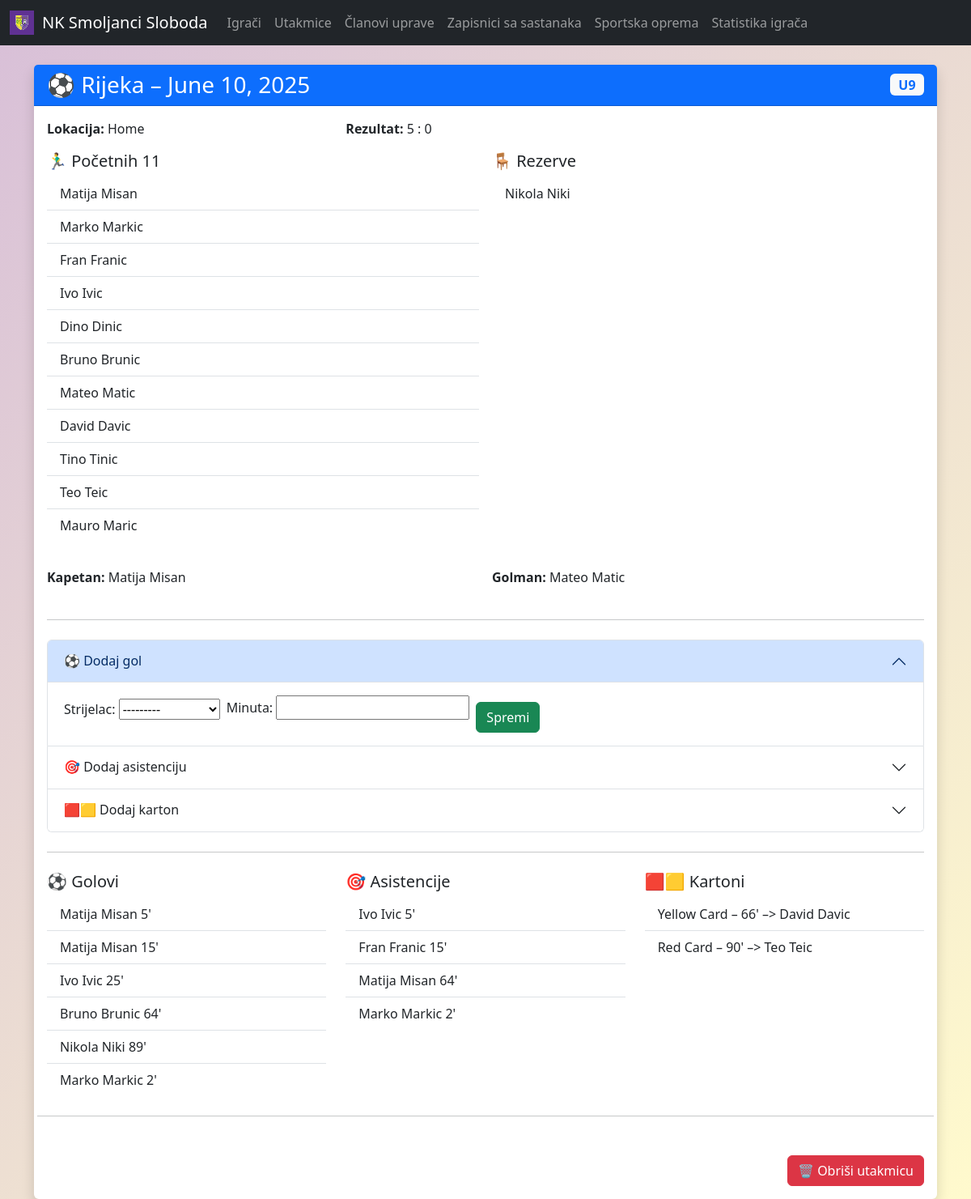
The app's page /matches/10/ with its own data.
### main/models.py (models this page shows, shortened)
class Match(models.Model):
    HOME_AWAY = [("H", "Home"), ("A", "Away")]
    date = models.DateField()
    home_or_away = models.CharField(max_length=1, choices=HOME_AWAY)
    opponent = models.CharField(max_length=100)
    home_score = models.PositiveIntegerField(default=0)
    away_score = models.PositiveIntegerField(default=0)
    category = models.CharField(max_length=3, choices=CATEGORIES)
    starting_players = models.ManyToManyField(Player, related_name="starts")
    bench_players = models.ManyToManyField(Player, related_name="bench", blank=True)
    captain = models.ForeignKey(Player, on_delete=models.SET_NULL, null=True, related_name="captain_matches")
    goalkeeper = models.ForeignKey(Player, on_delete=models.SET_NULL, null=True, related_name="goalkeeper_matches")

class Player(models.Model):
    first_name = models.CharField(max_length=50)
    last_name = models.CharField(max_length=50)
    date_of_birth = models.DateField()
    position = models.CharField(max_length=2, choices=POSITIONS)
    category = models.CharField(max_length=3, choices=CATEGORIES, null=True, blank=True)
    goals = models.PositiveIntegerField(default=0)
    assists = models.PositiveIntegerField(default=0)
    yellow_cards = models.PositiveIntegerField(default=0)
    red_cards = models.PositiveIntegerField(default=0)
    appearances = models.PositiveIntegerField(default=0)
    def __str__(self):
        return f"{self.first_name} {self.last_name}"

class Goal(models.Model):
    match = models.ForeignKey(Match, on_delete=models.CASCADE, related_name='goals')
    player = models.ForeignKey(Player, on_delete=models.CASCADE, related_name='goals_scored')
    minute = models.PositiveIntegerField()

class Assist(models.Model):
    match = models.ForeignKey(Match, on_delete=models.CASCADE, related_name='assists')
    player = models.ForeignKey(Player, on_delete=models.CASCADE, related_name='assists_made')
    minute = models.PositiveIntegerField()

class Card(models.Model):
    match = models.ForeignKey(Match, on_delete=models.CASCADE, related_name='cards')
    player = models.ForeignKey(Player, on_delete=models.CASCADE, related_name='cards_received')
    card_type = models.CharField(max_length=1, choices=CARD_TYPES)
    minute = models.PositiveIntegerField()

### main/views.py (the view)
# urls.py: path("matches/<int:pk>/", views.match_detail, name="match_detail"),
def match_detail(request, pk):
    match = get_object_or_404(Match, pk=pk)
    events = MatchEvent.objects.filter(match=match).order_by('minute')
    valid_players = match.starting_players.all() | match.bench_players.all()
    if request.method == "POST":
        form = MatchEventForm(request.POST)
        if form.is_valid():
            event = form.save(commit=False)
            event.match = match
            event.save()
            return redirect("main:match_detail", pk=pk)
    else:
        form = MatchEventForm()
    goal_form = GoalForm()
    goal_form.fields['player'].queryset = valid_players.distinct()
    assist_form = AssistForm()
    assist_form.fields['player'].queryset = valid_players.distinct()
    card_form = CardForm()
    card_form.fields['player'].queryset = valid_players.distinct()
    return render(request, "main/matches/match_detail.html", {
        "match": match,
        "events": events,
        "form": form,
        "goal_form": goal_form,
        "assist_form": assist_form,
        "card_form": card_form,
    })

### main/forms.py
class MatchEventForm(forms.ModelForm):
    class Meta:
        model = MatchEvent
        fields = ['player', 'minute', 'event_type']
        labels = {
            'player': 'Igrač',
            'minute': 'Minuta',
            'event_type': 'Vrsta događaja',
        }

class GoalForm(forms.ModelForm):
    class Meta:
        model = Goal
        fields = ['player', 'minute']
        labels = {
            'player': 'Strijelac',
            'minute': 'Minuta',
        }
        widgets = {
            'minute': forms.NumberInput(attrs={'min': 0}),
        }

### templates/main/matches/match_detail.html (shortened to what this page needs)
{% extends 'main/base.html' %} {% block title %}Detalji utakmice{% endblock %}
{% block content %}
<div class="container my-4">
  <div class="card shadow border-0">
    <div
      class="card-header bg-primary text-white d-flex justify-content-between align-items-center"
    >
      <h3 class="mb-0">⚽ {{ match.opponent }} – {{ match.date }}</h3>
      <span class="badge bg-light text-primary fs-6"
        >{{ match.get_category_display }}</span
      >
    </div>
    <div class="card-body">
      <div class="row mb-3">
        <div class="col-md-4">
          <strong>Lokacija:</strong> {{ match.get_home_or_away_display }}
        </div>
        <div class="col-md-4">
          <strong>Rezultat:</strong> {{ match.home_score }} :
          {{match.away_score}}
        </div>
      </div>
      <div class="row g-3">
        <div class="col-md-6">
          <h5>🏃‍♂️ Početnih 11</h5>
          <ul class="list-group list-group-flush mb-3">
            {% for player in match.starting_players.all %}
            <li class="list-group-item">
              {{ player.first_name }} {{ player.last_name }}
            </li>
            {% empty %}
            <li class="list-group-item text-muted">Nema podataka.</li>
            {% endfor %}
          </ul>
        </div>
        <div class="col-md-6">
          <h5>🪑 Rezerve</h5>
          <ul class="list-group list-group-flush mb-3">
            {% for player in match.bench_players.all %}
            <li class="list-group-item">
              {{ player.first_name }} {{ player.last_name }}
            </li>
            {% empty %}
            <li class="list-group-item text-muted">Nema podataka.</li>
            {% endfor %}
          </ul>
        </div>
        <div class="col-md-6">
          <p>
            <strong>Kapetan:</strong> {{ match.captain.first_name }}
            {{match.captain.last_name }}
          </p>
        </div>
        <div class="col-md-6">
          <p>
            <strong>Golman:</strong> {{ match.goalkeeper.first_name }}
            {{match.goalkeeper.last_name }}
          </p>
        </div>
      </div>
      <hr class="my-4" />
      <div class="accordion" id="actionsAccordion">
        <div class="accordion-item">
          <h2 class="accordion-header" id="headingGoals">
            <button
              class="accordion-button"
              type="button"
              data-bs-toggle="collapse"
              data-bs-target="#collapseGoals"
              aria-expanded="true"
              aria-controls="collapseGoals"
            >
              ⚽ Dodaj gol
            </button>
          </h2>
          <div
            id="collapseGoals"
            class="accordion-collapse collapse show"
            aria-labelledby="headingGoals"
            data-bs-parent="#actionsAccordion"
          >
            <div class="accordion-body">
              <form
                method="post"
                action="{% url 'main:add_goal' match.id %}"
                class="d-flex flex-wrap gap-2 align-items-end"
              >
                {% csrf_token %} {{ goal_form.as_p }}
                <button type="submit" class="btn btn-success">Spremi</button>
              </form>
            </div>
          </div>
        </div>
        <div class="accordion-item">
          <h2 class="accordion-header" id="headingAssists">
            <button
              class="accordion-button collapsed"
              type="button"
              data-bs-toggle="collapse"
              data-bs-target="#collapseAssists"
              aria-expanded="false"
              aria-controls="collapseAssists"
            >
              🎯 Dodaj asistenciju
            </button>
          </h2>
        </div>
        <div class="accordion-item">
          <h2 class="accordion-header" id="headingCards">
            <button
              class="accordion-button collapsed"
              type="button"
              data-bs-toggle="collapse"
              data-bs-target="#collapseCards"
              aria-expanded="false"
              aria-controls="collapseCards"
            >
              🟥🟨 Dodaj karton
            </button>
          </h2>
        </div>
      </div>
      <hr class="my-4" />
      <div class="row g-4">
        <div class="col-md-4">
          <h5>⚽ Golovi</h5>
          <ul class="list-group list-group-flush">
            {% for goal in match.goals.all %}
            <li class="list-group-item">
              {{ goal.player.first_name }} {{ goal.player.last_name }}
              {{goal.minute }}'
            </li>
            {% empty %}
            <li class="list-group-item text-muted">Nema golova.</li>
            {% endfor %}
          </ul>
        </div>
        <div class="col-md-4">
          <h5>🎯 Asistencije</h5>
          <ul class="list-group list-group-flush">
            {% for assist in match.assists.all %}
            <li class="list-group-item">
              {{ assist.player.first_name }} {{ assist.player.last_name }}
              {{assist.minute }}'
            </li>
            {% empty %}
            <li class="list-group-item text-muted">Nema asistencija.</li>
            {% endfor %}
          </ul>
        </div>
        <div class="col-md-4">
          <h5>🟥🟨 Kartoni</h5>
          <ul class="list-group list-group-flush">
            {% for card in match.cards.all %}
            <li class="list-group-item">
              {{ card.get_card_type_display }} – {{ card.minute }}' –>
              {{card.player.first_name }} {{ card.player.last_name }}
            </li>
            {% empty %}
            <li class="list-group-item text-muted">Nema kartona.</li>
            {% endfor %}
          </ul>
        </div>
        <hr class="my-4" />
        <div class="d-flex justify-content-end">
          <a
            href="{% url 'main:match_delete' match.id %}"
            class="btn btn-danger"
          >
            🗑️ Obriši utakmicu
          </a>
        </div>
      </div>
    </div>
  </div>
</div>
{% endblock %}

### templates/main/base.html (style rules this page uses)
html, body { height: 100%; margin: 0; background: linear-gradient(135deg, #d8bfd8, #fffacd); background-repeat: no-repeat; background-size: cover; background-attachment: fixed; font-family: "Segoe UI", Tahoma, Geneva, Verdana, sans-serif; color: #003366; }

### records on screen
Match: opponent "Rijeka", date "June 10, 2025", category "U9", home_or_away "Home", home_score "5", away_score "0", captain.first_name "Matija", captain.last_name "Misan", goalkeeper.first_name "Mateo", goalkeeper.last_name "Matic"
Player: first_name "Matija", last_name "Misan"
Player: first_name "Marko", last_name "Markic"
Player: first_name "Fran", last_name "Franic"
Player: first_name "Ivo", last_name "Ivic"
Player: first_name "Dino", last_name "Dinic"
Player: first_name "Bruno", last_name "Brunic"
Player: first_name "Mateo", last_name "Matic"
Player: first_name "David", last_name "Davic"
Player: first_name "Tino", last_name "Tinic"
Player: first_name "Teo", last_name "Teic"
Player: first_name "Mauro", last_name "Maric"
Player: first_name "Nikola", last_name "Niki"
Goal: player.first_name "Matija", player.last_name "Misan", minute "5"
Goal: player.first_name "Matija", player.last_name "Misan", minute "15"
Goal: player.first_name "Ivo", player.last_name "Ivic", minute "25"
Goal: player.first_name "Bruno", player.last_name "Brunic", minute "64"
Goal: player.first_name "Nikola", player.last_name "Niki", minute "89"
Goal: player.first_name "Marko", player.last_name "Markic", minute "2"
Assist: player.first_name "Ivo", player.last_name "Ivic", minute "5"
Assist: player.first_name "Fran", player.last_name "Franic", minute "15"
Assist: player.first_name "Matija", player.last_name "Misan", minute "64"
Assist: player.first_name "Marko", player.last_name "Markic", minute "2"
Card: card_type "Yellow Card", minute "66", player.first_name "David", player.last_name "Davic"
Card: card_type "Red Card", minute "90", player.first_name "Teo", player.last_name "Teic"
